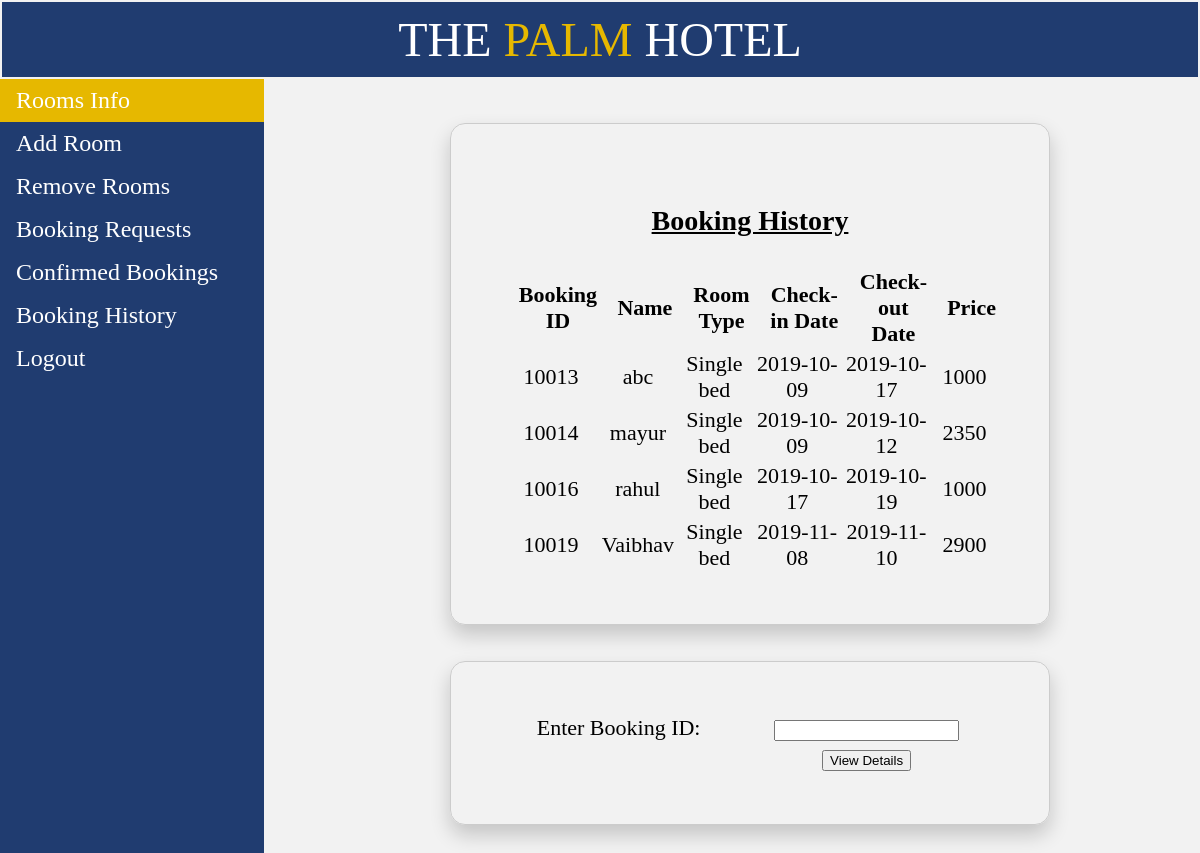
/booking_history.php, run on the app's committed database.
### tables this page shows
CREATE TABLE `booked_hist` (
  `phone` int(11) NOT NULL,
  `name` varchar(20) NOT NULL,
  `idproof` varchar(20) NOT NULL,
  `room_type` varchar(20) NOT NULL,
  `checkin` date NOT NULL,
  `checkout` date NOT NULL,
  `days` int(11) NOT NULL,
  `ac` varchar(5) NOT NULL,
  `breakfast` varchar(5) NOT NULL,
  `lunch` varchar(5) NOT NULL,
  `snacks` varchar(5) NOT NULL,
  `dinner` varchar(5) NOT NULL,
  `swimming` varchar(5) NOT NULL,
  `price` int(11) NOT NULL,
  `book_id` int(11) NOT NULL
);

### booking_history.php (the view, shortened to what this page needs)
<!DOCTYPE html>
<html>
<head>
</head>
<body>
	<table style="width: 100%;">
		<tr>
			<td id="td1" style="padding: 10px; font-size: 48px;">THE <p style="color: #e6b800; display: inline;">PALM</p> HOTEL</td>
		</tr>
	</table>
	<ul>
		<li><a href="admin_view.php" class="active">Rooms Info</a></li>
		<li><a href="add_room_admin.php">Add Room</a></li>
		<li><a href="remove_room_admin.php">Remove Rooms</a></li>
		<li><a href="admin_room_status.php">Booking Requests</a></li>
		<li><a href="confirmed_bookings.php">Confirmed Bookings</a></li>
		<li><a href="booking_history.php">Booking History</a></li>
		<li><a href="index.php">Logout</a></li>
	</ul>
	<div style="margin-left:25%;padding:1px 16px;height:1000px;">
			<table class="basic_box">
				<tr>
					<td colspan="6"><p style="font-size: 28px; text-align: center; text-decoration: underline;"><b>Booking History</b></p>
				</td>
				<tr>
					<th>Booking ID</th>
					<th>Name</th>
					<th>Room Type</th>
					<th>Check-in Date</th>
					<th>Check-out Date</th>
					<th>Price</th>
				</tr>
				<tr>
				<?php
					$conn = new mysqli("localhost","root","", "iwp");
					$sql1 = "SELECT * from booked_hist";
					if ($result=mysqli_query($conn,$sql1))
				  	{
				  		while ($row=mysqli_fetch_row($result))
				    	{
				    		?>
				    		<td><?php echo $row[14]; ?></td>
				   			<td><?php echo $row[1]; ?></td>
				   			<td><?php echo $row[3]; ?></td>
				   			<td><?php echo $row[4]; ?></td>
				    		<td><?php echo $row[5]; ?></td>
				    		<td><?php echo $row[13]; ?></td>
				</tr><?php
				    	}
				    }?>
			</table><br><br>
			<table class="basic_box">
				<tr>
					<td colspan="1">Enter Booking ID:</td>
					<td colspan="2">
						<form action="admin_room_history.php" method="post">
							<input type="number" name="book_id">
					</td>
				</tr>
				<tr>
					<td></td>
					<td style="text-align: center;"><button type="submit">View Details</button></td></form>
				</tr>
			</table>
		</div>
	</body>
</html>

### booking_history.php (style rules this page uses)
body { margin: 0; background: #f2f2f2; }
table { font-size: 22px; }
td { text-align: center; }
.basic_box { border: 1px solid #ccc; border-radius: 15px; margin: auto; width: 600px; padding: 50px; box-shadow: 0 10px 20px rgba(0,0,0,0.19); }
#td1 { background-color: rgba(09,41,98,0.9); color: white; border: 10px; margin-top: -10px; padding: 10px; }
th { font-weight: bold; padding-left: 15px; }
ul { list-style-type: none; margin: 0; padding: 0; width: 22%; font-size: 24px; background-color: rgba(09,41,98,0.9); text-decoration: none; position: fixed; height: 100%; overflow: auto; }
li { color: white; }
li a { display: block; color: white; padding: 8px 16px; text-decoration: none; }
li a.active { background-color: #e6b800; color: white; }

### data on the page
booked_hist: book "10013", name "abc", room_type "Single bed", checkin "2019-10-09", checkout "2019-10-17", price "1000"
booked_hist: book "10014", name "mayur", room_type "Single bed", checkin "2019-10-09", checkout "2019-10-12", price "2350"
booked_hist: book "10016", name "rahul", room_type "Single bed", checkin "2019-10-17", checkout "2019-10-19", price "1000"
booked_hist: book "10019", name "Vaibhav", room_type "Single bed", checkin "2019-11-08", checkout "2019-11-10", price "2900"
